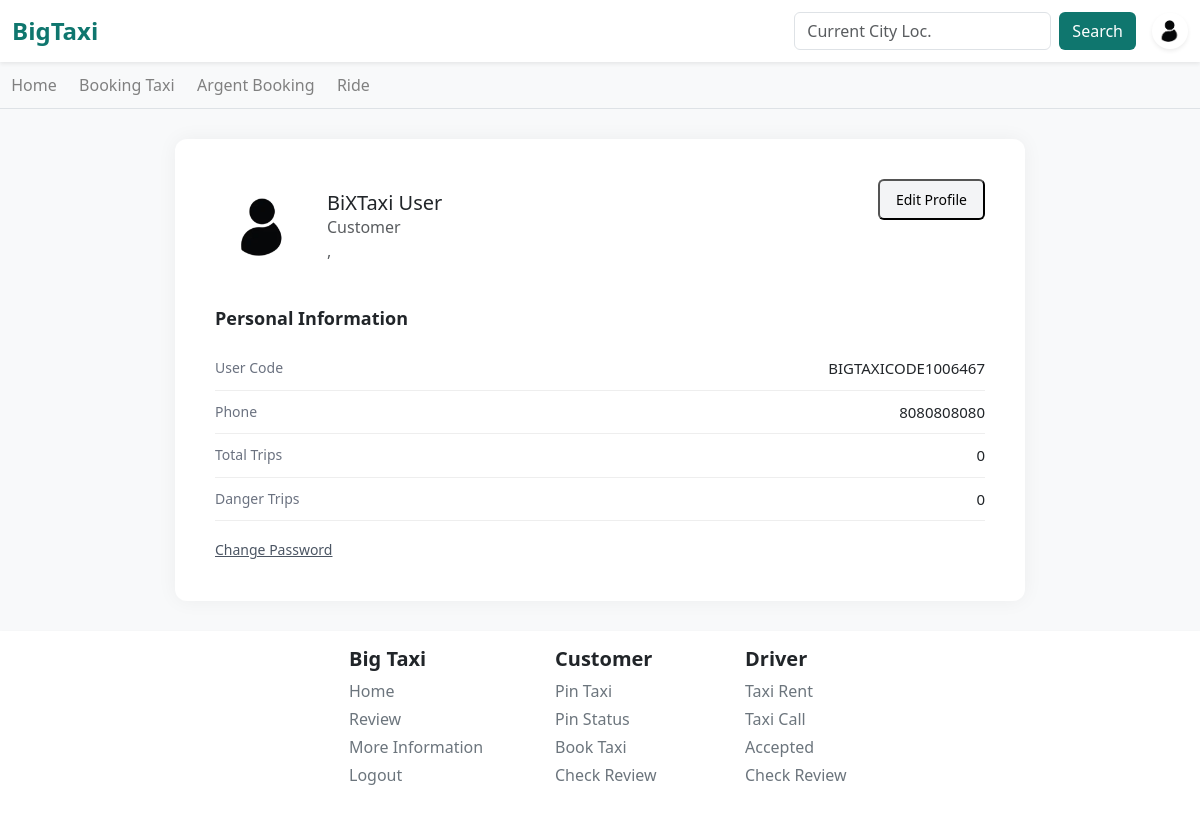
/home/profile/ (signed in), run on an earlier commit of the app's database.
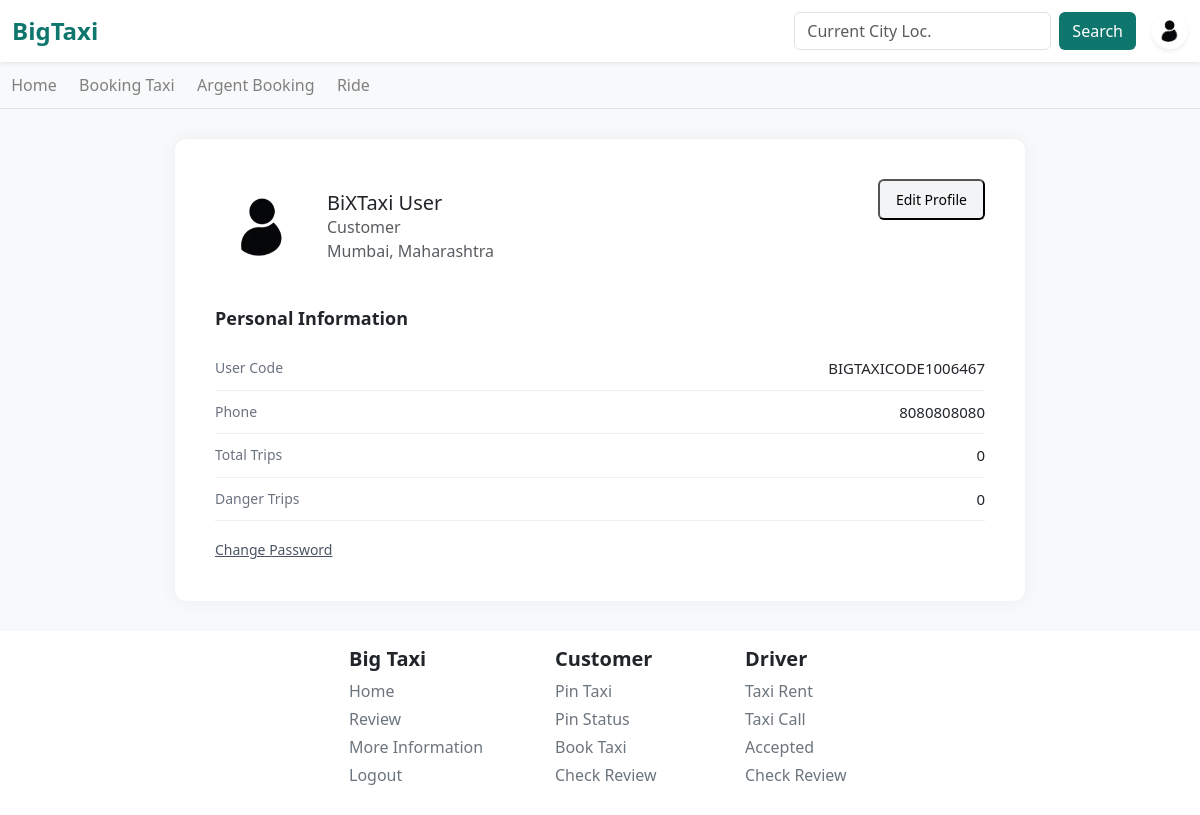
And on a later commit of the database.
### Users/models.py (models this page shows, shortened)
class usersDataModel(models.Model):
    UserG = [
        ('Male', 'Male'),
        ('Female', 'Female'),
        ('Other', 'Other'),
        ('Not Check', 'Not Check'),
    ]
    UserC = [
        ('Developer', 'Developer'),
        ('Customer', 'Customer'),
        ('Driver', 'Driver'),
    ]
    ULink = models.ForeignKey(User, on_delete=models.CASCADE)
    UserCode = models.CharField(max_length=100, default='BIGTAXICODE1006463')
    UserCategory = models.CharField(choices=UserC, default='Customer', max_length=20)
    UserMobileNo = models.CharField(max_length=11)
    UserGender = models.CharField(max_length=100, default='Not Check')
    UserAge = models.CharField(max_length=3, default='')
    UserState = models.CharField(max_length=100, default='')
    UserCity = models.CharField(max_length=100, default='')
    UserPincode = models.CharField(max_length=20, default='')
    UserAddress = models.CharField(max_length=200, default='')
    UserPass = models.CharField(max_length=1000, default='password')
    CouponCode = models.CharField(max_length=50, null=True, blank=True)
    UProfileImage = models.ImageField(upload_to='profile/main/', default='profile/default/default.png')
    UProfileName = models.CharField(max_length=1000, default='BiXTaxi User')
    description = models.CharField(max_length=5000, default='No Description!')
    totalTripCount = models.IntegerField(default=0)
    dangerTripCount = models.IntegerField(default=0)

### taxi_app/views.py (the view)
# urls.py: path('profile/', views.ProfileFunctionBaseView, name='profile'),
def ProfileFunctionBaseView(request):
    if request.user.is_authenticated:
        nv = navbar(request)
        userCode = nv.get('userBarCodeAccessis'); userCat = nv.get('userCategoryis'); UDM = usersDataModel.objects.get(UserCode = userCode)
        context = { 'userC' : userCode, 'userCat' : userCat, 'UDM' : UDM }
        return render(request, 'main/profile.html', context)
    else:
        messages.info(request, f'{request.path} is access, when you are login')
        return redirect('taxi_app:autoRedirect')

### templates/main/profile.html (shortened to what this page needs)
{% extends 'base.html' %}
{% block body %}
</head>
<body>
<div class="profile-container">
  <div class="d-flex justify-content-between align-items-start">
    <div class="d-flex align-items-center">
      <img src="/media/{{ UDM.UProfileImage }}" alt="Profile" class="profile-img me-3">
      <div>
        <h5 class="mb-0">{{ UDM.UProfileName }}</h5>
        <div class="text-muted">{{ userCat }}</div>
        <div class="text-muted">{{ UDM.UserCity }}, {{ UDM.UserState }}</div>
      </div>
    </div>
    <button class="edit-btn">Edit Profile</button>
  </div>
  <div class="section-title">Personal Information</div>
  <div class="info-row d-flex justify-content-between">
    <div class="info-label">User Code</div>
    <div class="info-value">{{ userC }}</div>
  </div>
  <div class="info-row d-flex justify-content-between">
    <div class="info-label">Phone</div>
    <div class="info-value">{{ UDM.UserMobileNo }}</div>
  </div>
  <div class="info-row d-flex justify-content-between">
    <div class="info-label">Total Trips</div>
    <div class="info-value">{{ UDM.totalTripCount }}</div>
  </div>
  <div class="info-row d-flex justify-content-between">
    <div class="info-label">Danger Trips</div>
    <div class="info-value">{{ UDM.dangerTripCount }}</div>
  </div>
  <div class="pt-3">
    <a href="#" class="change-link">Change Password</a>
  </div>
</div>
</body>
</html>
{% endblock %}

### templates/inc/navbar.html (shortened to what this page needs)
<nav class="navbar navbar-expand-lg navbar-light bg-white shadow-sm">
  <div class="container-fluid">
    <a class="navbar-brand text-primary text-main-own fw-bold fs-4" href="{% url 'taxi_app:autoRedirect' %}">BigTaxi</a>
    <div class="ms-auto d-flex align-items-center">
      {% if user.is_authenticated %}
        <form class="d-flex me-3" method="GET" action="">
          <input class="form-control me-2 custom-focus" type="search" name="q" placeholder="Current City Loc." aria-label="Search">
          <button class="btn btn-main bg-main-own text-white" type="submit">Search</button>
        </form>
        <a href="{% url 'taxi_app:profile' %}" class="d-flex align-items-center text-decoration-none">
          <img src="/media/{{ profile }}" alt="Profile" width="36" height="36" class="rounded-circle shadow-sm" style="object-fit: cover;">
        </a>
      {% else %}
        <a href="{% url 'driver:customerLogin' %}" class="btn btn-outline-main me-2">Login</a>
        <a href="{% url 'driver:customerSignup' %}" class="btn btn-outline-main me-2">Signup</a>
      {% endif %}
    </div>
  </div>
</nav>
<div class="bg-light border-bottom scrolling-navbar d-flex">
{% if user.is_authenticated %}
  {% if userCategoryis == 'Customer' %}
    <div class="nav-item-wrapper"><a class="nav-link" href="{% url 'taxi_app:autoRedirect' %}" title="Home">
      Home
    </a></div>
    <div class="nav-item-wrapper"><a href="{% url 'taxi_app:pinTaxi' %}" class="nav-link" title="Booking Taxi">
      Booking Taxi
    </a></div>
    <div class="nav-item-wrapper"><a class="nav-link" href="#" title="Argent Booking">
      Argent Booking
    </a></div>
    <div class="nav-item-wrapper">
      <a class="nav-link" href="{% url 'taxi_app:statusCustomer' %}">Ride</a>
    </div>
  {% endif %}
{% endif %}
</div>

What changed in the data, as far as the page shows it:
changed usersDataModel "BiXTaxi User": UserCity (not shown) → "Mumbai"; UserState (not shown) → "Maharashtra"
